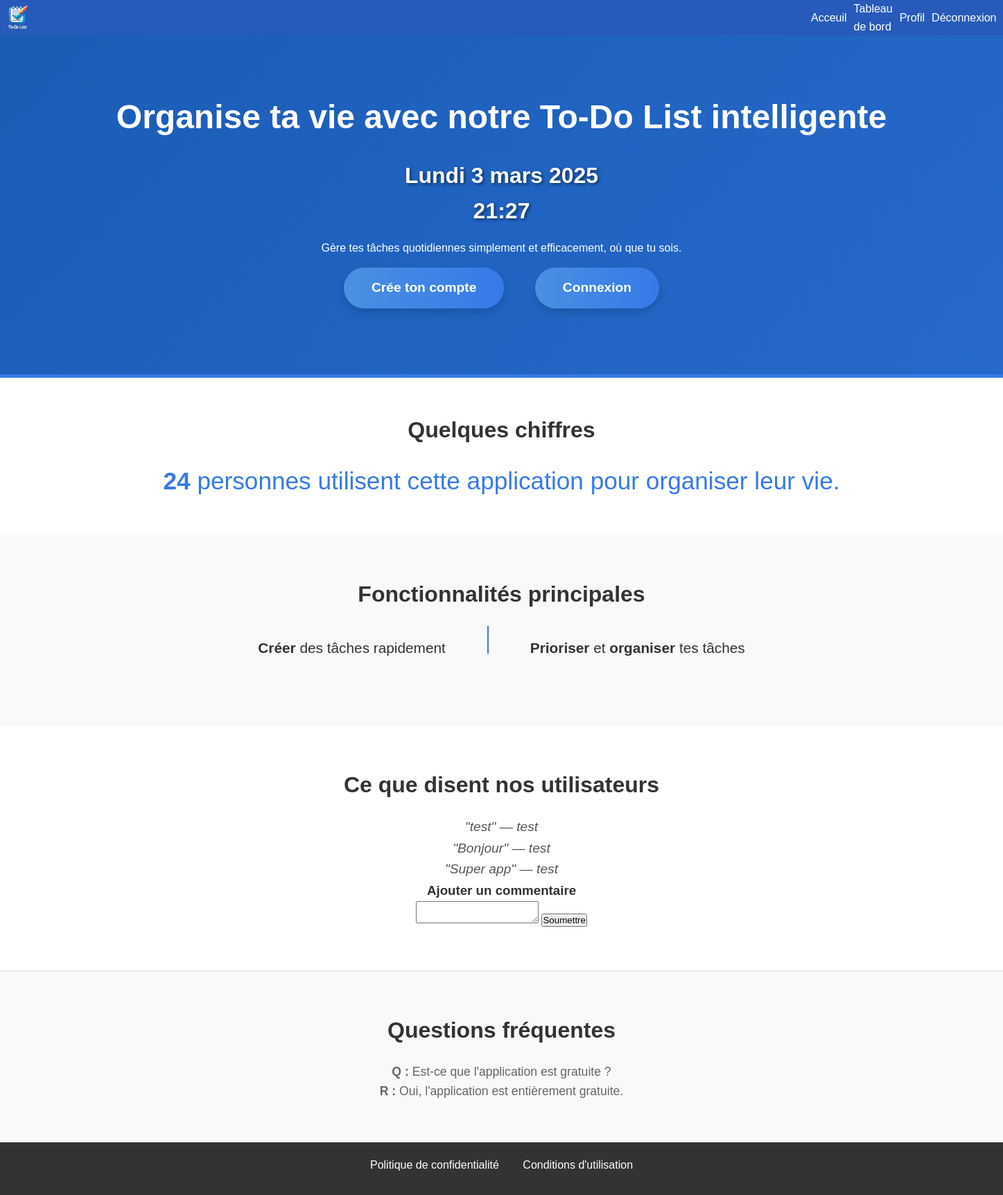
The app's page /views/index.php (signed in) with its own data.
### tables this page shows
CREATE TABLE IF NOT EXISTS `comments` (
  `id` int NOT NULL AUTO_INCREMENT,
  `task_id` int NOT NULL,
  `user_id` int NOT NULL,
  `comment` text NOT NULL,
  `created_at` timestamp NULL DEFAULT CURRENT_TIMESTAMP,
  PRIMARY KEY (`id`),
  KEY `task_id` (`task_id`),
  KEY `user_id` (`user_id`)
);

CREATE TABLE IF NOT EXISTS `users` (
  `id` int NOT NULL AUTO_INCREMENT,
  `username` varchar(50) NOT NULL,
  `password` varchar(255) NOT NULL,
  `email` varchar(100) NOT NULL,
  `role` enum('user','admin') DEFAULT 'user',
  PRIMARY KEY (`id`),
  UNIQUE KEY `username` (`username`),
  UNIQUE KEY `email` (`email`)
);

### includes/admin_functions.php (called while the page is built, shortened)
<?php
function isAdmin() {
    return isset($_SESSION["user_id"]) && isset($_SESSION["role"]) && $_SESSION["role"] === 'admin';
}
?>

### includes/user_functions.php (called while the page is built, shortened)
<?php
require_once 'admin_functions.php';
$date = new DateTime();
$formattedTime = $date->format('H:i');
?>

### views/index.php (the view, shortened to what this page needs)
<?php
require_once"../includes/user_functions.php";
$pdo = new PDO('mysql:host=localhost;dbname=mydatabase', 'root', '');
$sql = "SELECT COUNT(*) AS user_count FROM users";
$stmt = $pdo->prepare($sql);
$stmt->execute();
$userCount = $stmt->fetch(PDO::FETCH_ASSOC)['user_count'];
?>
<!DOCTYPE html>
<html lang="fr">
<head>
    <link rel="stylesheet" href="../css/stylesheet_landingpage.css">
    <link rel="stylesheet" href="https://unpkg.com/aos@2.3.1/dist/aos.css">
</head>
<body>
    <?php
        include "../includes/navbar.php";
        echo createHeader()
    ?>
    <section class="hero">
        <h1>Organise ta vie avec notre To-Do List intelligente</h1>
        <section class="date-time">
            <p id="current-date"><?php
            $formatter = new IntlDateFormatter('fr_FR', IntlDateFormatter::FULL, IntlDateFormatter::NONE);
            $date = new DateTime();
            $formattedDate = $formatter->format($date);
            $formattedDate = ucfirst(mb_strtolower($formattedDate, 'UTF-8'));
            echo $formattedDate; ?></p>
            <div id="heure"><?php echo $formattedTime?></div>
        </section>
        <p>Gère tes tâches quotidiennes simplement et efficacement, où que tu sois.</p>
        <a href="register.php" class="cta">Crée ton compte</a>
        <a href="login.php" class="cta">Connexion</a>
    </section>
    <section class="stats">
        <h2 data-aos="fade-up">Quelques chiffres</h2>
        <p><strong><?php echo $userCount; ?></strong> personnes utilisent cette application pour organiser leur vie.</p>
    </section>
    <section class="features">
        <h2>Fonctionnalités principales</h2>
        <ul class="feature-list">
            <li><strong>Créer</strong> des tâches rapidement</li>
            <hr>
            <li><strong>Prioriser</strong> et <strong>organiser</strong> tes tâches</li>
        </ul>
    </section>
    <section class="testimonials">
        <h2 data-aos="fade-up">Ce que disent nos utilisateurs</h2>
        <?php
        $stmt = $pdo->query("SELECT comments.comment, users.username FROM comments JOIN users ON comments.user_id = users.id ORDER BY comments.created_at DESC");
        while ($row = $stmt->fetch(PDO::FETCH_ASSOC)) {
            echo "<blockquote>\"" . htmlspecialchars($row['comment']) . "\" — " . htmlspecialchars($row['username']) . "</blockquote>";
        }
        ?>
        <h3>Ajouter un commentaire</h3>
        <form action="../includes/submit_comment.php" method="POST">
            <textarea name="comment" required></textarea>
            <button type="submit">Soumettre</button>
        </form>
    </section>
    <section class="faq">
        <h2 data-aos="fade-up">Questions fréquentes</h2>
        <p><strong>Q :</strong> Est-ce que l'application est gratuite ?<br><strong>R :</strong> Oui, l'application est entièrement gratuite.</p>
    </section>
    <footer>
        <ul>
            <li><a href="privacy.php">Politique de confidentialité</a></li>
            <li><a href="terms.php">Conditions d'utilisation</a></li>
        </ul>
    </footer>
</body>
</html>

### css/stylesheet_landingpage.css (style rules this page uses)
* { margin: 0; padding: 0; box-sizing: border-box; font-family: "Arial", sans-serif; }
body { background-color: #f4f7fc; color: #333333; line-height: 1.6; }
a { text-decoration: none; color: #ffffff; }
.hero { background: linear-gradient(-45deg, #4a90e2, #357ae8, #2a6ed1, #1a5cb6); background-size: 400% 400%; animation: gradient 10s ease infinite; color: #fff; padding: 80px 20px; text-align: center; border-bottom: 5px solid #357ae8; }
.hero h1 { font-size: 3rem; margin-bottom: 20px; animation: fadeIn 1s ease-out; font-weight: 600; }
.date-time { font-size: 2rem; font-weight: bold; color: white; text-shadow: 2px 2px 4px rgba(0, 0, 0, 0.5); margin-bottom: 15px; }
.cta { display: inline-block; background: linear-gradient(to right, #4a90e2, #357ae8); color: #fff; padding: 14px 40px; margin: 15px 20px; border-radius: 50px; font-size: 1.2rem; font-weight: bold; box-shadow: 0 6px 12px rgba(0, 0, 0, 0.15); transition: all 0.3s ease; }
.stats { background-color: #ffffff; padding: 50px 20px; text-align: center; }
.stats h2 { font-size: 2rem; margin-bottom: 20px; font-weight: 600; }
.stats p { font-size: 2.2rem; color: #357ae8; font-weight: 500; }
.features { padding: 60px 20px; text-align: center; background-color: #f9f9f9; }
.features h2 { font-size: 2rem; margin-bottom: 20px; font-weight: 600; }
.feature-list { list-style: none; display: flex; justify-content: center; gap: 40px; flex-wrap: wrap; margin: 20px 0; }
.feature-list hr { background-color: #357ae8; width: 2px; border: none; height: 40px; margin: 0 20px; }
.features li { font-size: 1.3rem; margin: 15px 0; font-weight: 400; color: #333; }
.testimonials { background-color: #fff; padding: 60px 20px; text-align: center; border-bottom: 1px solid #ddd; }
.testimonials h2 { font-size: 2rem; margin-bottom: 20px; font-weight: 600; }
.testimonials blockquote { font-size: 1.2rem; font-style: italic; color: #555555; margin: 0 auto; max-width: 800px; }
.faq { padding: 60px 20px; text-align: center; background-color: #f9f9f9; }
.faq h2 { font-size: 2rem; margin-bottom: 20px; font-weight: 600; }
.faq p { font-size: 1.1rem; color: #666666; }
footer { background-color: #333333; color: #fff; padding: 20px 0; text-align: center; }
footer ul { list-style: none; margin-bottom: 10px; }
footer li { display: inline; margin: 0 15px; }
footer a { color: #fff; font-size: 1rem; }

### records on screen
comments: comment "test", user.username "test"
comments: comment "Bonjour", user.username "test"
comments: comment "Super app", user.username "test"

### other values on screen
$formattedDate "Lundi 3 mars 2025"
$formattedTime "21:27"
$userCount "24"
